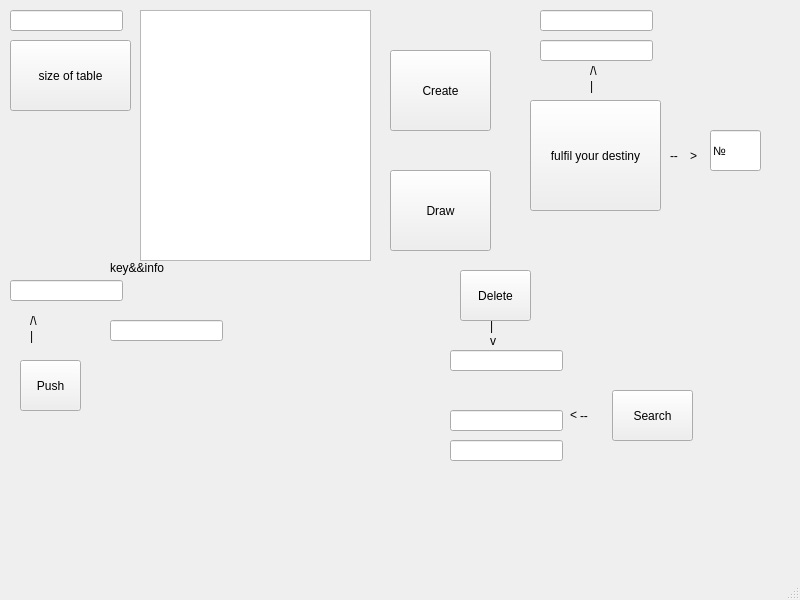
<?xml version="1.0" encoding="UTF-8"?>
<ui version="4.0">
 <class>MainWindow</class>
 <widget class="QMainWindow" name="MainWindow">
  <property name="geometry">
   <rect>
    <x>0</x>
    <y>0</y>
    <width>800</width>
    <height>600</height>
   </rect>
  </property>
  <property name="windowTitle">
   <string>MainWindow</string>
  </property>
  <widget class="QWidget" name="centralwidget">
   <widget class="QPushButton" name="pushButton">
    <property name="geometry">
     <rect>
      <x>10</x>
      <y>40</y>
      <width>121</width>
      <height>71</height>
     </rect>
    </property>
    <property name="text">
     <string>size of table</string>
    </property>
   </widget>
   <widget class="QLineEdit" name="size_input">
    <property name="geometry">
     <rect>
      <x>10</x>
      <y>10</y>
      <width>113</width>
      <height>21</height>
     </rect>
    </property>
   </widget>
   <widget class="QTextEdit" name="beauty">
    <property name="geometry">
     <rect>
      <x>140</x>
      <y>10</y>
      <width>231</width>
      <height>251</height>
     </rect>
    </property>
   </widget>
   <widget class="QPushButton" name="create">
    <property name="geometry">
     <rect>
      <x>390</x>
      <y>50</y>
      <width>101</width>
      <height>81</height>
     </rect>
    </property>
    <property name="text">
     <string>Create</string>
    </property>
   </widget>
   <widget class="QLineEdit" name="info">
    <property name="geometry">
     <rect>
      <x>110</x>
      <y>320</y>
      <width>113</width>
      <height>21</height>
     </rect>
    </property>
   </widget>
   <widget class="QLineEdit" name="key">
    <property name="geometry">
     <rect>
      <x>10</x>
      <y>280</y>
      <width>113</width>
      <height>21</height>
     </rect>
    </property>
   </widget>
   <widget class="QLabel" name="label">
    <property name="geometry">
     <rect>
      <x>110</x>
      <y>260</y>
      <width>71</width>
      <height>16</height>
     </rect>
    </property>
    <property name="text">
     <string>key&amp;&amp;info</string>
    </property>
   </widget>
   <widget class="QPushButton" name="pushButton_2">
    <property name="geometry">
     <rect>
      <x>20</x>
      <y>360</y>
      <width>61</width>
      <height>51</height>
     </rect>
    </property>
    <property name="text">
     <string>Push</string>
    </property>
   </widget>
   <widget class="QPushButton" name="delete_2">
    <property name="geometry">
     <rect>
      <x>460</x>
      <y>270</y>
      <width>71</width>
      <height>51</height>
     </rect>
    </property>
    <property name="text">
     <string>Delete</string>
    </property>
   </widget>
   <widget class="QLabel" name="label_2">
    <property name="geometry">
     <rect>
      <x>490</x>
      <y>331</y>
      <width>21</width>
      <height>20</height>
     </rect>
    </property>
    <property name="text">
     <string>v</string>
    </property>
   </widget>
   <widget class="QLabel" name="label_3">
    <property name="geometry">
     <rect>
      <x>490</x>
      <y>310</y>
      <width>21</width>
      <height>31</height>
     </rect>
    </property>
    <property name="text">
     <string>|</string>
    </property>
   </widget>
   <widget class="QPushButton" name="search">
    <property name="geometry">
     <rect>
      <x>612</x>
      <y>390</y>
      <width>81</width>
      <height>51</height>
     </rect>
    </property>
    <property name="text">
     <string>Search</string>
    </property>
   </widget>
   <widget class="QLabel" name="label_4">
    <property name="geometry">
     <rect>
      <x>580</x>
      <y>400</y>
      <width>31</width>
      <height>31</height>
     </rect>
    </property>
    <property name="text">
     <string>--</string>
    </property>
   </widget>
   <widget class="QLabel" name="label_5">
    <property name="geometry">
     <rect>
      <x>570</x>
      <y>400</y>
      <width>21</width>
      <height>31</height>
     </rect>
    </property>
    <property name="text">
     <string>&lt;</string>
    </property>
   </widget>
   <widget class="QPushButton" name="draw">
    <property name="geometry">
     <rect>
      <x>390</x>
      <y>170</y>
      <width>101</width>
      <height>81</height>
     </rect>
    </property>
    <property name="text">
     <string>Draw</string>
    </property>
   </widget>
   <widget class="QLabel" name="label_6">
    <property name="geometry">
     <rect>
      <x>30</x>
      <y>320</y>
      <width>21</width>
      <height>31</height>
     </rect>
    </property>
    <property name="text">
     <string>|</string>
    </property>
   </widget>
   <widget class="QLabel" name="label_7">
    <property name="geometry">
     <rect>
      <x>30</x>
      <y>310</y>
      <width>21</width>
      <height>21</height>
     </rect>
    </property>
    <property name="text">
     <string>/\</string>
    </property>
   </widget>
   <widget class="QPushButton" name="task">
    <property name="geometry">
     <rect>
      <x>530</x>
      <y>100</y>
      <width>131</width>
      <height>111</height>
     </rect>
    </property>
    <property name="text">
     <string>fulfil your destiny</string>
    </property>
   </widget>
   <widget class="QLabel" name="label_8">
    <property name="geometry">
     <rect>
      <x>590</x>
      <y>60</y>
      <width>21</width>
      <height>21</height>
     </rect>
    </property>
    <property name="text">
     <string>/\</string>
    </property>
   </widget>
   <widget class="QLabel" name="label_9">
    <property name="geometry">
     <rect>
      <x>590</x>
      <y>70</y>
      <width>21</width>
      <height>31</height>
     </rect>
    </property>
    <property name="text">
     <string>|</string>
    </property>
   </widget>
   <widget class="QLabel" name="label_11">
    <property name="geometry">
     <rect>
      <x>670</x>
      <y>140</y>
      <width>21</width>
      <height>31</height>
     </rect>
    </property>
    <property name="text">
     <string>--</string>
    </property>
   </widget>
   <widget class="QLabel" name="label_12">
    <property name="geometry">
     <rect>
      <x>690</x>
      <y>140</y>
      <width>21</width>
      <height>31</height>
     </rect>
    </property>
    <property name="text">
     <string>&gt;</string>
    </property>
   </widget>
   <widget class="QLineEdit" name="num">
    <property name="geometry">
     <rect>
      <x>710</x>
      <y>130</y>
      <width>51</width>
      <height>41</height>
     </rect>
    </property>
    <property name="text">
     <string>№</string>
    </property>
   </widget>
   <widget class="QLineEdit" name="key_2">
    <property name="geometry">
     <rect>
      <x>450</x>
      <y>350</y>
      <width>113</width>
      <height>21</height>
     </rect>
    </property>
   </widget>
   <widget class="QLineEdit" name="key_3">
    <property name="geometry">
     <rect>
      <x>450</x>
      <y>410</y>
      <width>113</width>
      <height>21</height>
     </rect>
    </property>
   </widget>
   <widget class="QLineEdit" name="info_2">
    <property name="geometry">
     <rect>
      <x>450</x>
      <y>440</y>
      <width>113</width>
      <height>21</height>
     </rect>
    </property>
   </widget>
   <widget class="QLineEdit" name="info_3">
    <property name="geometry">
     <rect>
      <x>540</x>
      <y>40</y>
      <width>113</width>
      <height>21</height>
     </rect>
    </property>
   </widget>
   <widget class="QLineEdit" name="key_4">
    <property name="geometry">
     <rect>
      <x>540</x>
      <y>10</y>
      <width>113</width>
      <height>21</height>
     </rect>
    </property>
   </widget>
  </widget>
  <widget class="QMenuBar" name="menubar">
   <property name="geometry">
    <rect>
     <x>0</x>
     <y>0</y>
     <width>800</width>
     <height>22</height>
    </rect>
   </property>
  </widget>
  <widget class="QStatusBar" name="statusbar"/>
 </widget>
 <resources/>
 <connections/>
</ui>
